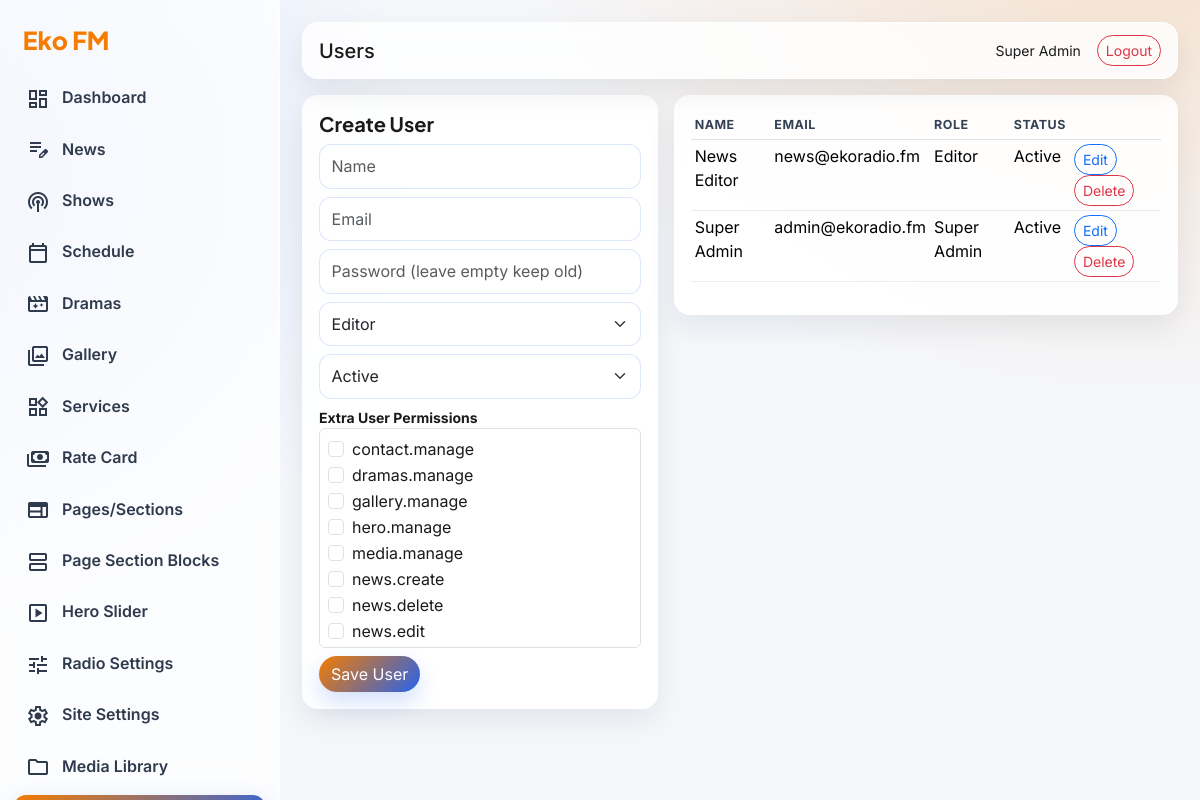
The page /admin/users.php (signed in) on the database its author committed.
### tables this page shows
CREATE TABLE `users` (
  `id` int(11) NOT NULL,
  `role_id` int(11) DEFAULT NULL,
  `name` varchar(150) NOT NULL,
  `email` varchar(150) NOT NULL,
  `password` varchar(255) NOT NULL,
  `status` tinyint(1) NOT NULL DEFAULT 1,
  `created_at` datetime DEFAULT NULL,
  `updated_at` datetime DEFAULT NULL
);

CREATE TABLE `permissions` (
  `id` int(11) NOT NULL,
  `slug` varchar(120) NOT NULL,
  `description` varchar(255) DEFAULT NULL
);

CREATE TABLE `roles` (
  `id` int(11) NOT NULL,
  `name` varchar(100) NOT NULL,
  `slug` varchar(100) NOT NULL,
  `created_at` datetime DEFAULT NULL,
  `updated_at` datetime DEFAULT NULL
);

### includes/functions.php (called while the page is built, shortened)
<?php
require_once __DIR__ . '/db.php';
function e($value)
{
    return htmlspecialchars((string) $value, ENT_QUOTES, 'UTF-8');
}
function url($path = '')
{
    $path = ltrim($path, '/');
    return rtrim(BASE_URL, '/') . '/' . $path;
}
function current_user()
{
    static $user = null;
    if ($user) {
        return $user;
    }
    $stmt = db_query(
        'SELECT u.*, r.name AS role_name, r.slug AS role_slug FROM users u LEFT JOIN roles r ON r.id = u.role_id WHERE u.id = ? LIMIT 1',
        array((int) $_SESSION['user_id'])
    );
    $user = $stmt->fetch();
    return $user ?: null;
}

### includes/db.php (called while the page is built, shortened)
<?php
function db()
{
    static $pdo;
    if ($pdo instanceof PDO) {
        return $pdo;
    }
    $dsn = 'mysql:host=' . DB_HOST . ';dbname=' . DB_NAME . ';charset=' . DB_CHARSET;
    $options = array(
        PDO::ATTR_ERRMODE => PDO::ERRMODE_EXCEPTION,
        PDO::ATTR_DEFAULT_FETCH_MODE => PDO::FETCH_ASSOC,
        PDO::ATTR_EMULATE_PREPARES => false,
    );
    $pdo = new PDO($dsn, DB_USER, DB_PASS, $options);
    return $pdo;
}
function db_query($sql, $params = array())
{
    $stmt = db()->prepare($sql);
    $stmt->execute($params);
    return $stmt;
}

### includes/auth.php (called while the page is built, shortened)
<?php
require_once __DIR__ . '/rbac.php';
function require_login()
{
    if (!current_user()) {
        redirect('admin/login.php');
    }
}

### includes/rbac.php (called while the page is built, shortened)
<?php
require_once __DIR__ . '/functions.php';
function has_permission($permission)
{
    $user = current_user();
    if (!empty($user['role_slug']) && $user['role_slug'] === 'super_admin') {
        return true;
    }
    static $memo = array();
    $uid = (int) $user['id'];
    return in_array($permission, $memo[$uid]);
}

### admin/users.php (the view, shortened to what this page needs)
<?php
require_login();
$adminTitle='Users';
$edit=isset($_GET['edit'])?db_query('SELECT * FROM users WHERE id=?',array((int)$_GET['edit']))->fetch():null;
$roles=db_query('SELECT * FROM roles ORDER BY name')->fetchAll();
$users=db_query('SELECT u.*, r.name role_name FROM users u LEFT JOIN roles r ON r.id=u.role_id ORDER BY u.id DESC')->fetchAll();
$perms=db_query('SELECT * FROM permissions ORDER BY slug')->fetchAll();
$userPerm=array();
include __DIR__ . '/../templates/admin_header.php';
?>
<div class="row g-3"><div class="col-lg-5"><div class="panel"><h5><?php echo $edit?'Edit':'Create'; ?> User</h5><form method="post"><input type="hidden" name="_token" value="<?php echo e(csrf_token()); ?>"><input type="hidden" name="id" value="<?php echo e($edit?$edit['id']:0); ?>"><input class="form-control mb-2" name="name" placeholder="Name" value="<?php echo e($edit?$edit['name']:''); ?>" required><input class="form-control mb-2" type="email" name="email" placeholder="Email" value="<?php echo e($edit?$edit['email']:''); ?>" required><input class="form-control mb-2" type="password" name="password" placeholder="Password (leave empty keep old)"><select class="form-select mb-2" name="role_id"><?php foreach($roles as $r): ?><option value="<?php echo e($r['id']); ?>" <?php echo ($edit && $edit['role_id']==$r['id'])?'selected':''; ?>><?php echo e($r['name']); ?></option><?php endforeach; ?></select><select class="form-select mb-2" name="status"><option value="1">Active</option><option value="0" <?php echo ($edit && (int)$edit['status']===0)?'selected':''; ?>>Disabled</option></select><div class="small fw-bold">Extra User Permissions</div><div class="border rounded p-2 mb-2" style="max-height:220px;overflow:auto"><?php foreach($perms as $p): ?><div class="form-check"><input class="form-check-input" type="checkbox" name="permissions[]" value="<?php echo e($p['id']); ?>" id="uperm_<?php echo e($p['id']); ?>" <?php echo isset($userPerm[$p['id']])?'checked':''; ?>><label class="form-check-label" for="uperm_<?php echo e($p['id']); ?>"><?php echo e($p['slug']); ?></label></div><?php endforeach; ?></div><button class="btn btn-warning">Save User</button></form></div></div><div class="col-lg-7"><div class="panel"><table class="table table-sm"><thead><tr><th>Name</th><th>Email</th><th>Role</th><th>Status</th><th></th></tr></thead><tbody><?php foreach($users as $u): ?><tr><td><?php echo e($u['name']); ?></td><td><?php echo e($u['email']); ?></td><td><?php echo e($u['role_name']); ?></td><td><?php echo (int)$u['status']?'Active':'Disabled'; ?></td><td><a class="btn btn-sm btn-outline-primary" href="?edit=<?php echo e($u['id']); ?>">Edit</a> <a class="btn btn-sm btn-outline-danger" href="?delete=<?php echo e($u['id']); ?>" data-confirm="Delete user?">Delete</a></td></tr><?php endforeach; ?></tbody></table></div></div></div>
<?php include __DIR__ . '/../templates/admin_footer.php'; ?>

### templates/admin_header.php (shortened to what this page needs)
<?php
$u = current_user();
?>
<!doctype html>
<html lang="en">
<head>
    <link href="https://cdn.jsdelivr.net/npm/bootstrap@5.3.3/dist/css/bootstrap.min.css" rel="stylesheet">
    <link href="<?php echo e(url('assets/css/admin.css')); ?>" rel="stylesheet">
</head>
<body>
<div class="admin-layout">
    <?php include __DIR__ . '/admin_sidebar.php'; ?>
    <main class="admin-main">
        <div class="admin-topbar d-flex justify-content-between align-items-center">
            <div><h5 class="mb-0"><?php echo e($adminTitle); ?></h5></div>
            <div class="d-flex align-items-center gap-3"><small><?php echo e($u ? $u['name'] : ''); ?></small><a href="<?php echo e(url('admin/logout.php')); ?>" class="btn btn-sm btn-outline-danger">Logout</a></div>
        </div>

### assets/css/admin.css (style rules this page uses)
:root { --orange: #F57C00; --deep-blue: #1E3A8A; --accent-blue: #2563EB; --panel: #FFFFFF; --text: #1A1A1A; --muted: #5f6b7a; --radius: 16px; --shadow: 0 12px 30px rgba(17, 24, 39, .08); }
* { box-sizing: border-box; }
body { font-family: Inter, sans-serif; color: var(--text); background: radial-gradient(900px 700px at 95% -10%, rgba(245,124,0,.18), transparent 70%), radial-gradient(800px 700px at -10% 22%, rgba(37,99,235,.16), transparent 68%), #f5f7fb; }
.admin-layout { display: flex; min-height: 100vh; }
.admin-main { flex: 1; padding: 22px; min-width: 0; }
.admin-topbar { background: rgba(255,255,255,.82); border: 1px solid rgba(255,255,255,.85); border-radius: 16px; padding: 12px 16px; margin-bottom: 16px; backdrop-filter: blur(10px); box-shadow: var(--shadow); }
.panel { background: rgba(255,255,255,.92); border: 1px solid rgba(255,255,255,.85); border-radius: var(--radius); padding: 16px; box-shadow: var(--shadow); }
.panel h5 { font-family: 'Plus Jakarta Sans', sans-serif; font-weight: 700; }
.table { --bs-table-bg: transparent; }
.table thead th { color: #344054; font-size: .78rem; letter-spacing: .04em; text-transform: uppercase; border-bottom-width: 1px; }
.table tbody td { border-color: rgba(15, 23, 42, .08); }
.form-control, .form-select { border-radius: 12px; border-color: rgba(37,99,235,.16); padding: .58rem .72rem; }
.btn-warning { border: 0; border-radius: 999px; color: #fff; background: linear-gradient(135deg, var(--orange), var(--accent-blue)); box-shadow: 0 10px 22px rgba(37,99,235,.2); }
.btn-outline-primary, .btn-outline-danger { border-radius: 999px; }

### rows shown on the page
users: name "Super Admin", email "admin@ekoradio.fm", role.name "Super Admin", status "Active"
permissions: slug "contact.manage"
permissions: slug "dramas.manage"
permissions: slug "gallery.manage"
permissions: slug "hero.manage"
permissions: slug "media.manage"
permissions: slug "news.create"
permissions: slug "news.delete"
permissions: slug "news.edit"
users: name "News Editor", email "news@ekoradio.fm", role.name "Editor", status "Active"

### other values the page prints
$item[0] "Dashboard"
$item[0] "News"
$item[0] "Shows"
$item[0] "Schedule"
$item[0] "Dramas"
$item[0] "Gallery"
$item[0] "Services"
$item[0] "Rate Card"
$item[0] "Pages/Sections"
$item[0] "Page Section Blocks"
$item[0] "Hero Slider"
$item[0] "Radio Settings"
$item[0] "Site Settings"
$item[0] "Media Library"
$adminTitle "Users"
